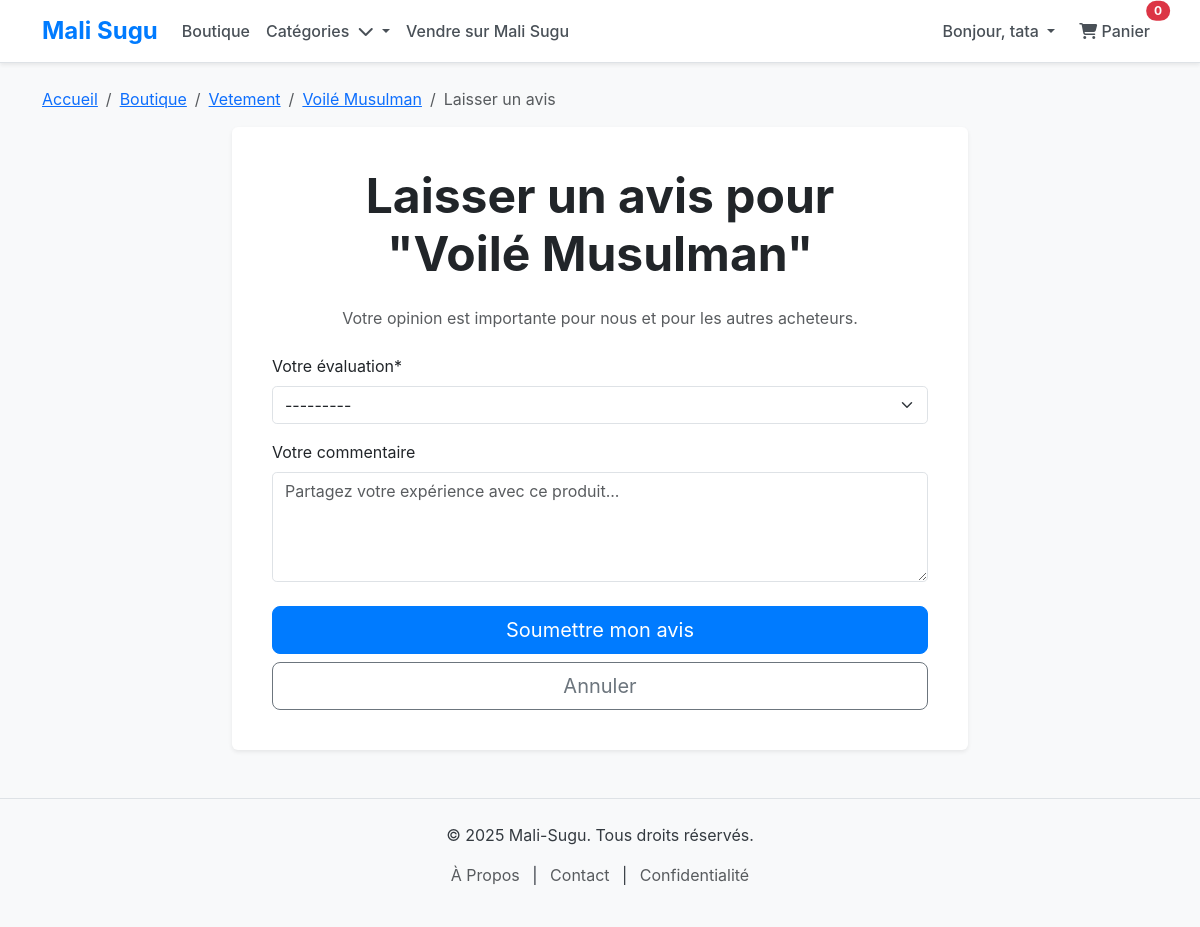
Screenshot of /reviews/add/Musulman/ (signed in) with the database file from the repository.
### accounts/models.py (models this page shows, shortened)
class CustomUser(AbstractUser):
    is_seller = models.BooleanField(default=False)
    class Meta:
        verbose_name = "Utilisateur Personnalisé"
        verbose_name_plural = "Utilisateurs Personnalisés"

### products/models.py (models this page shows, shortened)
class Product(models.Model):
    CONDITION_CHOICES = [
        ('new', 'Neuf avec étiquette'),
        ('likenew', 'Comme neuf (porté une ou deux fois)'),
        ('good', 'Bon état (quelques signes d\'usure)'),
        ('fair', 'État correct (usure visible)'),
        ('vintage', 'Vintage'),
    ]
    MATERIAL_CHOICES = [
        ('cotton', 'Coton'), ('polyester', 'Polyester'), ('silk', 'Soie'),
        ('wool', 'Laine'), ('denim', 'Denim'), ('leather', 'Cuir'),
        ('linen', 'Lin'), ('rayon', 'Rayonne'), ('spandex', 'Spandex'),
        ('blend', 'Mélange'), ('other', 'Autre')
    ]
    STATUS_CHOICES = [
        ('draft', 'Brouillon'),
        ('pending', 'En attente de validation'),
        ('active', 'Actif'),
        ('archived', 'Archivé'),
        ('out_of_stock', 'En rupture de stock'),
    ]
    vendor = models.ForeignKey(
        Vendor,
        on_delete=models.CASCADE,
        related_name='products',
        verbose_name="Vendeur"
    )
    category = models.ForeignKey(
        Category,
        on_delete=models.SET_NULL,
        null=True,
        blank=True,
        related_name='products',
        verbose_name="Catégorie"
    )
    name = models.CharField(max_length=255, verbose_name="Nom du produit")
    slug = models.SlugField(max_length=200, unique=True, blank=True, verbose_name="Slug", help_text="Un identifiant unique pour l'URL du produit")
    description = models.TextField(verbose_name="Description détaillée du produit")
    price = models.DecimalField(max_digits=10, decimal_places=2, verbose_name="Prix de base")
    material = models.CharField(max_length=50, choices=MATERIAL_CHOICES, blank=True, verbose_name="Matière principale")
    condition = models.CharField(max_length=10, choices=CONDITION_CHOICES, default='new', verbose_name="État du produit")
    status = models.CharField(max_length=15, choices=STATUS_CHOICES, default='draft', verbose_name="Statut du produit")
    created_at = models.DateTimeField(auto_now_add=True)
    updated_at = models.DateTimeField(auto_now=True)
    class Meta:
        verbose_name = "Produit"
        verbose_name_plural = "Produits"
        ordering = ['-created_at']

class Category(models.Model):
    name = models.CharField(max_length=100, unique=True, verbose_name="Nom de la catégorie")
    slug = models.SlugField(max_length=100, unique=True, blank=True, verbose_name="Slug", help_text="Un identifiant unique pour l'URL de la catégorie (ex: robes-ete)")
    description = models.TextField(blank=True, verbose_name="Description de la catégorie")
    image = models.ImageField(upload_to='categories/', blank=True, null=True, verbose_name="Image")
    parent = models.ForeignKey(
        'self',
        on_delete=models.CASCADE,
        null=True,
        blank=True,
        related_name='children',
        verbose_name="Catégorie parente"
    )
    class Meta:
        verbose_name = "Catégorie"
        verbose_name_plural = "Catégories"
        ordering = ['name']

### reviews/views.py (the view)
# urls.py: path('add/<slug:product_slug>/', views.add_review_view, name='add_review'),
@login_required
def add_review_view(request, product_slug):
    product = get_object_or_404(Product, slug=product_slug)
    if Review.objects.filter(product=product, user=request.user).exists():
        messages.warning(request, "Vous avez déjà laissé un avis pour ce produit. Vous pouvez le modifier si vous le souhaitez.")
        return redirect('reviews:edit_review', product_slug=product.slug)
    if request.method == 'POST':
        form = ReviewForm(request.POST)
        if form.is_valid():
            review = form.save(commit=False)
            review.product = product
            review.user = request.user
            review.is_approved = False # Un nouvel avis est généralement non approuvé par défaut
            review.save()
            messages.success(request, "Merci pour votre avis ! Il sera visible après modération.")
            return redirect('products:product_detail', slug=product.slug)
        else:
            messages.error(request, "Veuillez corriger les erreurs dans le formulaire.")
    else:
        form = ReviewForm()
    return render(request, 'reviews/add_review.html', {'form': form, 'product': product})

### reviews/forms.py
class ReviewForm(forms.ModelForm):
    class Meta:
        model = Review
        fields = ['rating', 'comment']
        widgets = {
            'rating': forms.Select(attrs={'class': 'form-control'}),
            'comment': forms.Textarea(attrs={'class': 'form-control', 'rows': 4, 'placeholder': 'Partagez votre expérience avec ce produit...'}),
        }
        labels = {
            'rating': 'Votre évaluation',
            'comment': 'Votre commentaire',
        }

### my_ecommerce_project/context_processors.py (called while the page is built)
def cart_total_quantity(request):
    total_quantity = 0
    try:
        if request.user.is_authenticated:
            cart = Cart.objects.get(user=request.user)
        else:
            session_id = request.session.session_key
            if not session_id:
                request.session.save() # S'assure qu'une session existe
                session_id = request.session.session_key
            cart = Cart.objects.get(session_id=session_id)
        for item in cart.items.all():
            total_quantity += item.quantity
    except Cart.DoesNotExist:
        total_quantity = 0
    except Exception as e:
        print(f"Erreur lors du calcul de la quantité du panier : {e}")
        total_quantity = 0 # Assurez-vous que la quantité est 0 en cas d'erreur
    return {'cart_total_quantity': total_quantity}

### reviews/templates/reviews/add_review.html (shortened to what this page needs)
{% extends 'accounts/base.html' %}
{% load static %}
{% load crispy_forms_tags %}
{% block content %}
<div class="container mt-4 mb-5">
    <nav aria-label="breadcrumb">
        <ol class="breadcrumb">
            <li class="breadcrumb-item"><a href="{% url 'home' %}">Accueil</a></li>
            <li class="breadcrumb-item"><a href="{% url 'products:product_list' %}">Boutique</a></li>
            {% if product.category %}
                <li class="breadcrumb-item"><a href="{% url 'products:product_list_by_category' product.category.slug %}">{{ product.category.name }}</a></li>
            {% endif %}
            <li class="breadcrumb-item"><a href="{% url 'products:product_detail' slug=product.slug %}">{{ product.name }}</a></li>
            <li class="breadcrumb-item active" aria-current="page">Laisser un avis</li>
        </ol>
    </nav>
    <div class="row justify-content-center">
        <div class="col-lg-8">
            <div class="card shadow-sm border-0 p-4">
                <div class="card-body">
                    <h1 class="card-title display-5 fw-bold text-center mb-4">Laisser un avis pour <br>"{{ product.name }}"</h1>
                    <p class="text-muted text-center mb-4">Votre opinion est importante pour nous et pour les autres acheteurs.</p>
                    <form method="post">
                        {{ form|crispy }}
                        <div class="d-grid gap-2 mt-4">
                            <button type="submit" class="btn btn-primary btn-lg">Soumettre mon avis</button>
                            <a href="{% url 'products:product_detail' slug=product.slug %}" class="btn btn-outline-secondary btn-lg">Annuler</a>
                        </div>
                    </form>
                </div>
            </div>
        </div>
    </div>
</div>
{% endblock %}

### accounts/templates/accounts/base.html (shortened to what this page needs)
<!DOCTYPE html>
<html lang="fr">
<head>
    <link href="https://cdn.jsdelivr.net/npm/bootstrap@5.3.3/dist/css/bootstrap.min.css" rel="stylesheet">
    <link rel="stylesheet" href="https://cdnjs.cloudflare.com/ajax/libs/font-awesome/6.5.2/css/all.min.css" />
    {% load static %}
    <link rel="stylesheet" href="{% static 'css/style.css' %}">
</head>
<body>
    <header>
        <nav class="navbar navbar-expand-lg navbar-light bg-white border-bottom shadow-sm">
            <div class="container">
                <a class="navbar-brand fw-bold fs-4 text-primary" href="{% url 'home' %}">Mali Sugu</a>
                <div class="collapse navbar-collapse" id="navbarNav">
                    <ul class="navbar-nav me-auto mb-2 mb-lg-0">
                        <li class="nav-item">
                            <a class="nav-link" href="{% url 'products:product_list' %}">Boutique</a>
                        </li>
                        <li class="nav-item dropdown">
                            <a class="nav-link dropdown-toggle" href="#" id="navbarDropdownCategories" role="button" data-bs-toggle="dropdown" aria-expanded="false">
                                Catégories
                                <i class="fas fa-chevron-down ms-1"></i>
                            </a>
                        </li>
                        <li class="nav-item">
                            <a class="nav-link" href="{% url 'vendors:vendor_dashboard' %}">Vendre sur Mali Sugu</a>
                        </li>
                    </ul>
                    <ul class="navbar-nav ms-auto">
                        {% if request.user.is_authenticated %}
                            <li class="nav-item dropdown">
                                <a class="nav-link dropdown-toggle" href="#" id="navbarDropdownUser" role="button" data-bs-toggle="dropdown" aria-expanded="false">
                                    Bonjour, {{ request.user.username }}
                                </a>
                            </li>
                        {% endif %}
                        <li class="nav-item ms-2">
                            <a class="nav-link btn btn-outline-dark position-relative" href="{% url 'cart:cart_detail' %}">
                                <i class="fas fa-shopping-cart"></i> Panier
                                <span class="position-absolute top-0 start-100 translate-middle badge rounded-pill bg-danger" id="cart-count">
                                    {% if cart and cart.items %}
                                        {{ cart.get_total_items }}
                                    {% else %}
                                        0
                                    {% endif %}
                                </span>
                            </a>
                        </li>
                    </ul>
                </div>
            </div>
        </nav>
    </header>
    <main>
        {% block content %}{% endblock %}
    </main>
    <footer class="bg-light py-4 mt-5 border-top">
        <div class="container text-center">
            <p>&copy; 2025 Mali-Sugu. Tous droits réservés.</p>
            <p>
                <a href="{% url 'accounts:about' %}" class="text-muted text-decoration-none mx-2">À Propos</a> |
                <a href="{% url 'accounts:contact' %}" class="text-muted text-decoration-none mx-2">Contact</a> |
                <a href="#" class="text-muted text-decoration-none mx-2">Confidentialité</a>
            </p>
        </div>
    </footer>
</body>
</html>

### static/css/style.css (style rules this page uses)
body { font-family: 'Inter', sans-serif; background-color: #f8f9fa; color: #343a40; }
.navbar { border-bottom: 1px solid rgba(0,0,0,.05); }
.navbar-brand { font-weight: 700; font-size: 1.8rem; color: #007bff !important; }
.navbar .nav-link { font-weight: 500; color: #495057 !important; }
.btn-primary { background-color: #007bff; border-color: #007bff; }
.form-select, .form-control { border-radius: .3rem; }
footer { background-color: #f0f2f5; border-top: 1px solid #e9ecef; }
footer a { color: #6c757d; text-decoration: none; }

### rows the page displays
CustomUser: user.username "tata"
Product: category.name "Vetement", name "Voilé Musulman"
